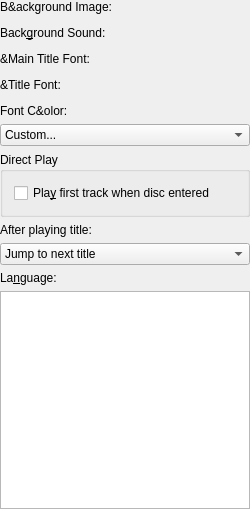
<ui version="4.0" >
 <class>TemplateOptionsLayout</class>
 <widget class="QWidget" name="TemplateOptionsLayout" >
  <property name="geometry" >
   <rect>
    <x>0</x>
    <y>0</y>
    <width>250</width>
    <height>509</height>
   </rect>
  </property>
  <property name="windowTitle" >
   <string>Template Options</string>
  </property>
  <layout class="QVBoxLayout" >
   <property name="leftMargin" >
    <number>0</number>
   </property>
   <property name="topMargin" >
    <number>0</number>
   </property>
   <property name="rightMargin" >
    <number>0</number>
   </property>
   <property name="bottomMargin" >
    <number>0</number>
   </property>
   <item>
    <widget class="QLabel" name="backgroundImageLabel" >
     <property name="text" >
      <string>B&amp;ackground Image:</string>
     </property>
     <property name="wordWrap" >
      <bool>false</bool>
     </property>
     <property name="buddy" >
      <cstring>kcfg_background::url</cstring>
     </property>
    </widget>
   </item>
   <item>
    <widget class="KUrlRequester" name="kcfg_background::url" />
   </item>
   <item>
    <widget class="QLabel" name="textLabel1" >
     <property name="text" >
      <string>Back&amp;ground Sound:</string>
     </property>
     <property name="wordWrap" >
      <bool>false</bool>
     </property>
     <property name="buddy" >
      <cstring>kcfg_sound</cstring>
     </property>
    </widget>
   </item>
   <item>
    <widget class="KUrlRequester" name="kcfg_sound" />
   </item>
   <item>
    <widget class="QLabel" name="mainTitleFontLabel" >
     <property name="text" >
      <string>&amp;Main Title Font:</string>
     </property>
     <property name="wordWrap" >
      <bool>false</bool>
     </property>
     <property name="buddy" >
      <cstring>kcfg_main::font</cstring>
     </property>
    </widget>
   </item>
   <item>
    <widget class="KMFFontChooser" name="kcfg_main::font" />
   </item>
   <item>
    <widget class="QLabel" name="textLabel3" >
     <property name="text" >
      <string>&amp;Title Font:</string>
     </property>
     <property name="wordWrap" >
      <bool>false</bool>
     </property>
     <property name="buddy" >
      <cstring>kcfg_title::font</cstring>
     </property>
    </widget>
   </item>
   <item>
    <widget class="KMFFontChooser" name="kcfg_title::font" />
   </item>
   <item>
    <widget class="QLabel" name="colorLabel" >
     <property name="text" >
      <string>Font C&amp;olor:</string>
     </property>
     <property name="wordWrap" >
      <bool>false</bool>
     </property>
     <property name="buddy" >
      <cstring>kcfg_label::color</cstring>
     </property>
    </widget>
   </item>
   <item>
    <widget class="KColorCombo" name="kcfg_label::color" >
     <item>
      <property name="text" >
       <string>Custom...</string>
      </property>
     </item>
     <item>
      <property name="text" >
       <string/>
      </property>
     </item>
     <item>
      <property name="text" >
       <string/>
      </property>
     </item>
     <item>
      <property name="text" >
       <string/>
      </property>
     </item>
     <item>
      <property name="text" >
       <string/>
      </property>
     </item>
     <item>
      <property name="text" >
       <string/>
      </property>
     </item>
     <item>
      <property name="text" >
       <string/>
      </property>
     </item>
     <item>
      <property name="text" >
       <string/>
      </property>
     </item>
     <item>
      <property name="text" >
       <string/>
      </property>
     </item>
     <item>
      <property name="text" >
       <string/>
      </property>
     </item>
     <item>
      <property name="text" >
       <string/>
      </property>
     </item>
     <item>
      <property name="text" >
       <string/>
      </property>
     </item>
     <item>
      <property name="text" >
       <string/>
      </property>
     </item>
     <item>
      <property name="text" >
       <string/>
      </property>
     </item>
     <item>
      <property name="text" >
       <string/>
      </property>
     </item>
     <item>
      <property name="text" >
       <string/>
      </property>
     </item>
     <item>
      <property name="text" >
       <string/>
      </property>
     </item>
     <item>
      <property name="text" >
       <string/>
      </property>
     </item>
     <item>
      <property name="text" >
       <string>Custom...</string>
      </property>
     </item>
     <item>
      <property name="text" >
       <string/>
      </property>
     </item>
     <item>
      <property name="text" >
       <string/>
      </property>
     </item>
     <item>
      <property name="text" >
       <string/>
      </property>
     </item>
     <item>
      <property name="text" >
       <string/>
      </property>
     </item>
     <item>
      <property name="text" >
       <string/>
      </property>
     </item>
     <item>
      <property name="text" >
       <string/>
      </property>
     </item>
     <item>
      <property name="text" >
       <string/>
      </property>
     </item>
     <item>
      <property name="text" >
       <string/>
      </property>
     </item>
     <item>
      <property name="text" >
       <string/>
      </property>
     </item>
     <item>
      <property name="text" >
       <string/>
      </property>
     </item>
     <item>
      <property name="text" >
       <string/>
      </property>
     </item>
     <item>
      <property name="text" >
       <string/>
      </property>
     </item>
     <item>
      <property name="text" >
       <string/>
      </property>
     </item>
     <item>
      <property name="text" >
       <string/>
      </property>
     </item>
     <item>
      <property name="text" >
       <string/>
      </property>
     </item>
     <item>
      <property name="text" >
       <string/>
      </property>
     </item>
     <item>
      <property name="text" >
       <string/>
      </property>
     </item>
     <item>
      <property name="text" >
       <string/>
      </property>
     </item>
     <item>
      <property name="text" >
       <string/>
      </property>
     </item>
     <item>
      <property name="text" >
       <string/>
      </property>
     </item>
     <item>
      <property name="text" >
       <string/>
      </property>
     </item>
     <item>
      <property name="text" >
       <string/>
      </property>
     </item>
     <item>
      <property name="text" >
       <string/>
      </property>
     </item>
     <item>
      <property name="text" >
       <string/>
      </property>
     </item>
     <item>
      <property name="text" >
       <string/>
      </property>
     </item>
     <item>
      <property name="text" >
       <string/>
      </property>
     </item>
     <item>
      <property name="text" >
       <string/>
      </property>
     </item>
     <item>
      <property name="text" >
       <string/>
      </property>
     </item>
     <item>
      <property name="text" >
       <string/>
      </property>
     </item>
     <item>
      <property name="text" >
       <string/>
      </property>
     </item>
     <item>
      <property name="text" >
       <string/>
      </property>
     </item>
     <item>
      <property name="text" >
       <string/>
      </property>
     </item>
     <item>
      <property name="text" >
       <string/>
      </property>
     </item>
     <item>
      <property name="text" >
       <string/>
      </property>
     </item>
     <item>
      <property name="text" >
       <string/>
      </property>
     </item>
    </widget>
   </item>
   <item>
    <widget class="QGroupBox" name="directPlayGroupBox" >
     <property name="title" >
      <string>Direct Play</string>
     </property>
     <layout class="QVBoxLayout" >
      <item>
       <widget class="QCheckBox" name="kcfg_direct_play" >
        <property name="enabled" >
         <bool>true</bool>
        </property>
        <property name="text" >
         <string>Pla&amp;y first track when disc entered</string>
        </property>
        <property name="shortcut" >
         <string>Alt+Y</string>
        </property>
       </widget>
      </item>
     </layout>
    </widget>
   </item>
   <item>
    <widget class="QLabel" name="jumpLabel" >
     <property name="text" >
      <string>After playing title:</string>
     </property>
     <property name="wordWrap" >
      <bool>false</bool>
     </property>
    </widget>
   </item>
   <item>
    <widget class="QComboBox" name="kcfg_continue_to_next_title" >
     <property name="currentIndex" >
      <number>1</number>
     </property>
     <item>
      <property name="text" >
       <string>Jump to main menu</string>
      </property>
     </item>
     <item>
      <property name="text" >
       <string>Jump to next title</string>
      </property>
     </item>
    </widget>
   </item>
   <item>
    <widget class="QLabel" name="languageLabel" >
     <property name="text" >
      <string>La&amp;nguage:</string>
     </property>
     <property name="wordWrap" >
      <bool>false</bool>
     </property>
     <property name="buddy" >
      <cstring>kcfg_language</cstring>
     </property>
    </widget>
   </item>
   <item>
    <widget class="QListView" name="kcfg_language" >
     <property name="autoFill" stdset="0" >
      <bool>true</bool>
     </property>
    </widget>
   </item>
  </layout>
 </widget>
 <layoutdefault spacing="6" margin="11" />
 <layoutfunction spacing="KDialog::spacingHint" margin="KDialog::marginHint" />
 <pixmapfunction>BTN_ICON</pixmapfunction>
 <customwidgets>
  <customwidget>
   <class>KMFFontChooser</class>
   <extends>QWidget</extends>
   <header>kmffontchooser.h</header>
  </customwidget>
  <customwidget>
   <class>KColorCombo</class>
   <extends>QComboBox</extends>
   <header>kcolorcombo.h</header>
  </customwidget>
  <customwidget>
   <class>KUrlRequester</class>
   <extends>QFrame</extends>
   <header>kurlrequester.h</header>
  </customwidget>
 </customwidgets>
 <tabstops>
  <tabstop>kcfg_background::url</tabstop>
  <tabstop>kcfg_sound</tabstop>
  <tabstop>kcfg_main::font</tabstop>
  <tabstop>kcfg_title::font</tabstop>
  <tabstop>kcfg_label::color</tabstop>
  <tabstop>kcfg_direct_play</tabstop>
  <tabstop>kcfg_continue_to_next_title</tabstop>
  <tabstop>kcfg_language</tabstop>
 </tabstops>
 <includes>
  <include location="local" >kUrlrequester.h</include>
  <include location="local" >klineedit.h</include>
  <include location="local" >kpushbutton.h</include>
  <include location="local" >kUrlrequester.h</include>
  <include location="local" >klineedit.h</include>
  <include location="local" >kpushbutton.h</include>
  <include location="local" >kmffontchooser.h</include>
  <include location="local" >kmffontchooser.h</include>
  <include location="local" >kcolorcombo.h</include>
  <include location="local" >kmflanguagewidgets.h</include>
 </includes>
 <resources/>
 <connections/>
</ui>
